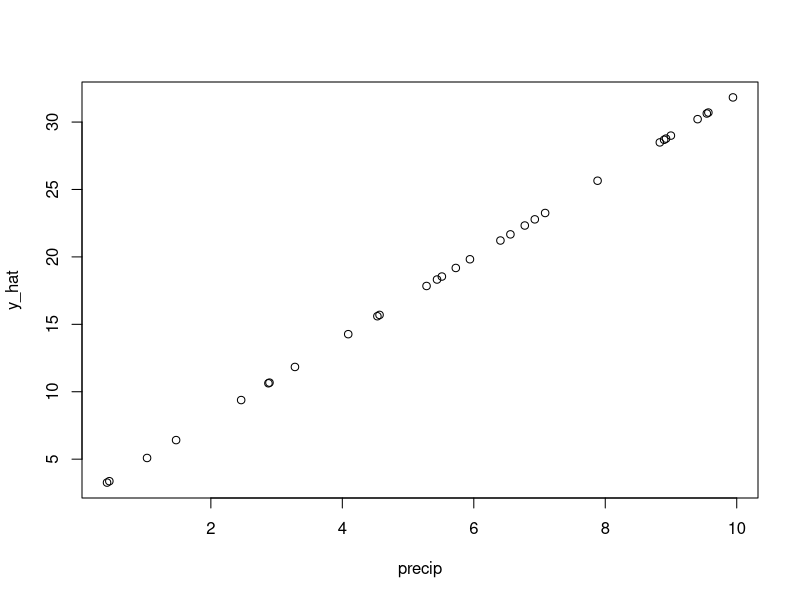
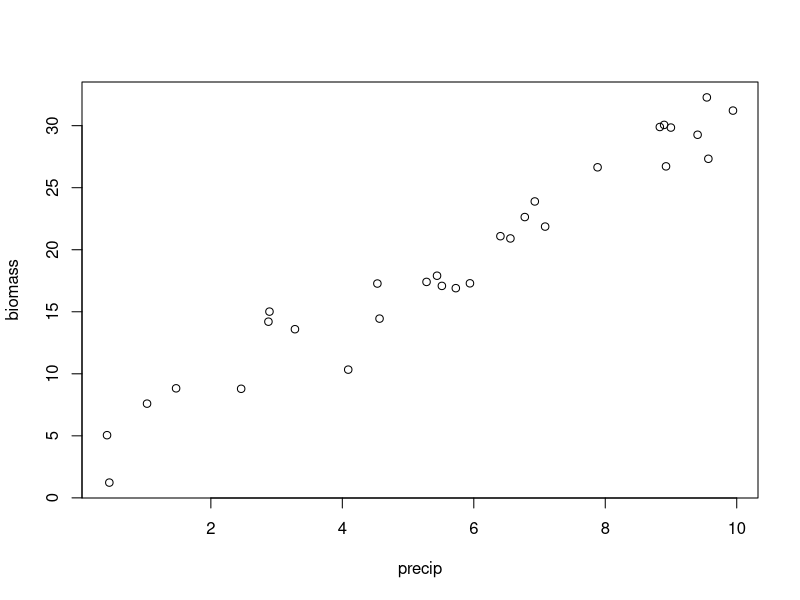
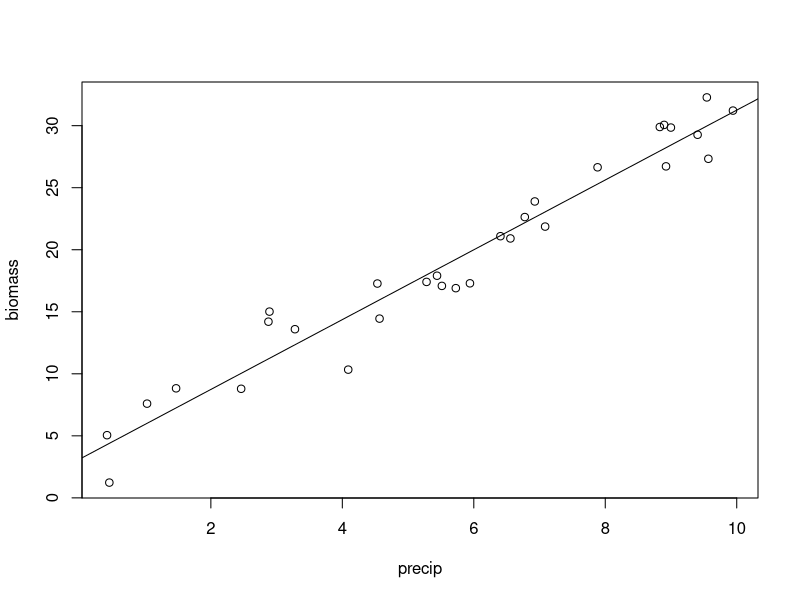

Here is the R script that generated these plots, in order:

#  NRES 710, Linear Regression  
#     University of Nevada, Reno
#     Introduction to basic linear regression   

### To learn regression in R, let's simulate data so we know what 'Truth' is

# Set the seed for reproducibility
set.seed(123)

# Simulate a continuous predictor variable, precipitation
n <- 30
precip <- runif(n, min = 0, max = 10)

# Simulate the true, predicted response of biomass to precip (y-hat)
y_hat <- 2 + 3 * precip

# What does this look like?
plot(y_hat ~ precip)

# Simulate error for the response variable
error <- rnorm(n, mean = 0, sd = 2)

# Create the response variable, biomass
# biomass = beta0 + beta1 * precip + epsilon
biomass <- y_hat + error

# Create a data frame
datum <- data.frame(precip = precip, y_hat = y_hat, error = error, biomass = biomass)

# Observe the first few rows of our data
# head(datum)

# First thing we should do when starting an analysis is.. look at our data!
plot(biomass ~ precip, data = datum)

# Ask R for information about how 'lm()' works
help(lm)
?lm()

# Fit the linear model
results <- lm(biomass ~ precip, data = datum)

# Examine the results
summary(results)

# Plot the data with the line of best fit
plot(biomass ~ precip)
abline(results)

# Maybe you are used to seeing ANOVA tables...
anova(results)

# This should look similar to the bottom line from our regression output
